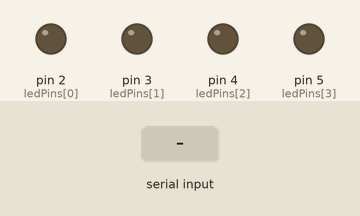
Recording of a sketch running on a simulated Arduino Uno, built with avr-gcc and run on an emulated ATmega328P. Shown: output pins drawn as LEDs (lit = HIGH). The inputs (shaded band) are chosen by the test bench.

Above: at 1.2 s.
1.3 s: "90,45\n" received over Serial
At 1.6 s:
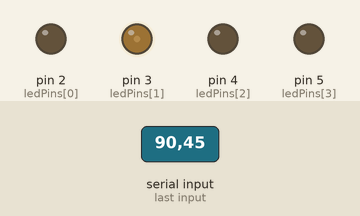
2.8 s: "30,150\n" received over Serial
At 4.0 s:
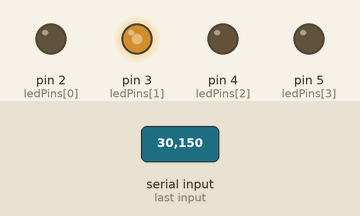
4.3 s: "200\n" received over Serial
At 5.0 s:
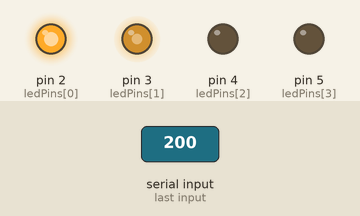
5.8 s: "5\n" received over Serial
At 6.1 s:
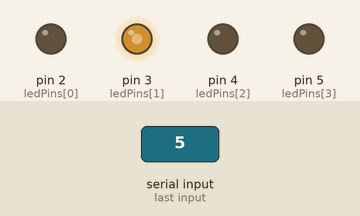
Timing chart, 0 to 8.3 s (numbered marks = the images above; inputs shaded):
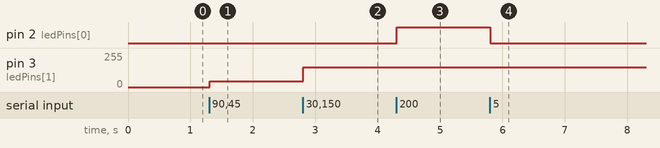

The sketch:

control_intensity_of_light.ino
```cpp
const int ledPins[] = {2, 3, 4, 5};  // Pins for the four LEDs
const int numLeds = 4;

void setup() {
  Serial.begin(9600);
  for (int i = 0; i < numLeds; i++) {
    pinMode(ledPins[i], OUTPUT);
  }
}

void loop() {
  if (Serial.available() > 0) {
    // Read the incoming string from serial
    String data = Serial.readStringUntil('\n');

    // Split the data into four intensity values
    int ledIntensities[numLeds];
    int index = 0;
    int value = 0;
    for (char c : data) {
      if (c == ',') {
        ledIntensities[index++] = value;
        value = 0;
      } else {
        value = value * 10 + (c - '0');
      }
    }
    if (index < numLeds) {
      ledIntensities[index] = value;
    }

    // Write the intensity values to the LEDs
    for (int i = 0; i < numLeds; i++) {
      analogWrite(ledPins[i], ledIntensities[i]);
    }
  }
}
```

Measured:
- after the input at 1.3 s, pin 3 (ledPins[1]): 0/255 → 45/255 at once
- after the input at 2.8 s, pin 3 (ledPins[1]): 45/255 → 150/255 at once
- after the input at 4.3 s, pin 2 (ledPins[0]): LOW → HIGH at once
- after the input at 5.8 s, pin 2 (ledPins[0]): HIGH → LOW at once
